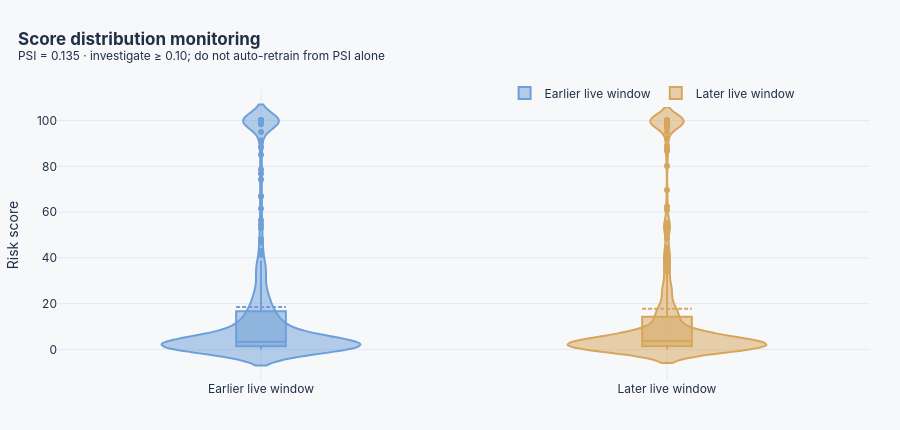

Notebook code cell kept with this figure:
### Markdown cell above
## 6 · Detect score drift before promotion

PSI is a monitoring trigger, not proof of concept drift or model failure. It tells an operator where to investigate. Promotion still requires label-aware performance, calibration, queue-capacity, and fairness checks.

### Code cell
mid = len(live) // 2
reference_scores = live.risk_score.iloc[:mid].tolist()
current_scores = live.risk_score.iloc[mid:].tolist()
psi = population_stability_index(reference_scores, current_scores)

fig = go.Figure()
fig.add_trace(go.Violin(y=reference_scores, name="Earlier live window", box_visible=True, meanline_visible=True, line_color=PALETTE["blue"]))
fig.add_trace(go.Violin(y=current_scores, name="Later live window", box_visible=True, meanline_visible=True, line_color=PALETTE["amber"]))
fig.update_yaxes(title="Risk score")
finish(fig, "Score distribution monitoring", f"PSI = {psi:.3f} · investigate ≥ 0.10; do not auto-retrain from PSI alone")
fig.show()
{"score_psi":round(psi, 4), "monitoring_state":"investigate" if psi >= 0.10 else "stable"}

### Figure 1 — Plotly figure (JSON) as saved in the notebook; plotly's stock layout.template omitted (floating-point values rounded to 4 significant figures; data arrays with more than 128 entries replaced by an {"elided": "..."} marker saying what was removed)
{"data": [{"box": {"visible": true}, "line": {"color": "#6F9FD8"}, "meanline": {"visible": true}, "name": "Earlier live window", "type": "violin", "y": {"elided": "450 float values"}}, {"box": {"visible": true}, "line": {"color": "#D6A65D"}, "meanline": {"visible": true}, "name": "Later live window", "type": "violin", "y": {"elided": "450 float values"}}], "layout": {"font": {"color": "#203047", "family": "Inter, Avenir, Arial"}, "height": 430, "legend": {"orientation": "h", "x": 0.55, "y": 1.04}, "margin": {"b": 50, "l": 50, "r": 30, "t": 90}, "paper_bgcolor": "#F7F8FA", "plot_bgcolor": "#F7F8FA", "title": {"text": "<b>Score distribution monitoring</b><br><sup>PSI = 0.135 · investigate ≥ 0.10; do not auto-retrain from PSI alone</sup>", "x": 0.02}, "xaxis": {"gridcolor": "#E5E9EF", "zeroline": false}, "yaxis": {"gridcolor": "#E5E9EF", "title": {"text": "Risk score"}, "zeroline": false}}}
